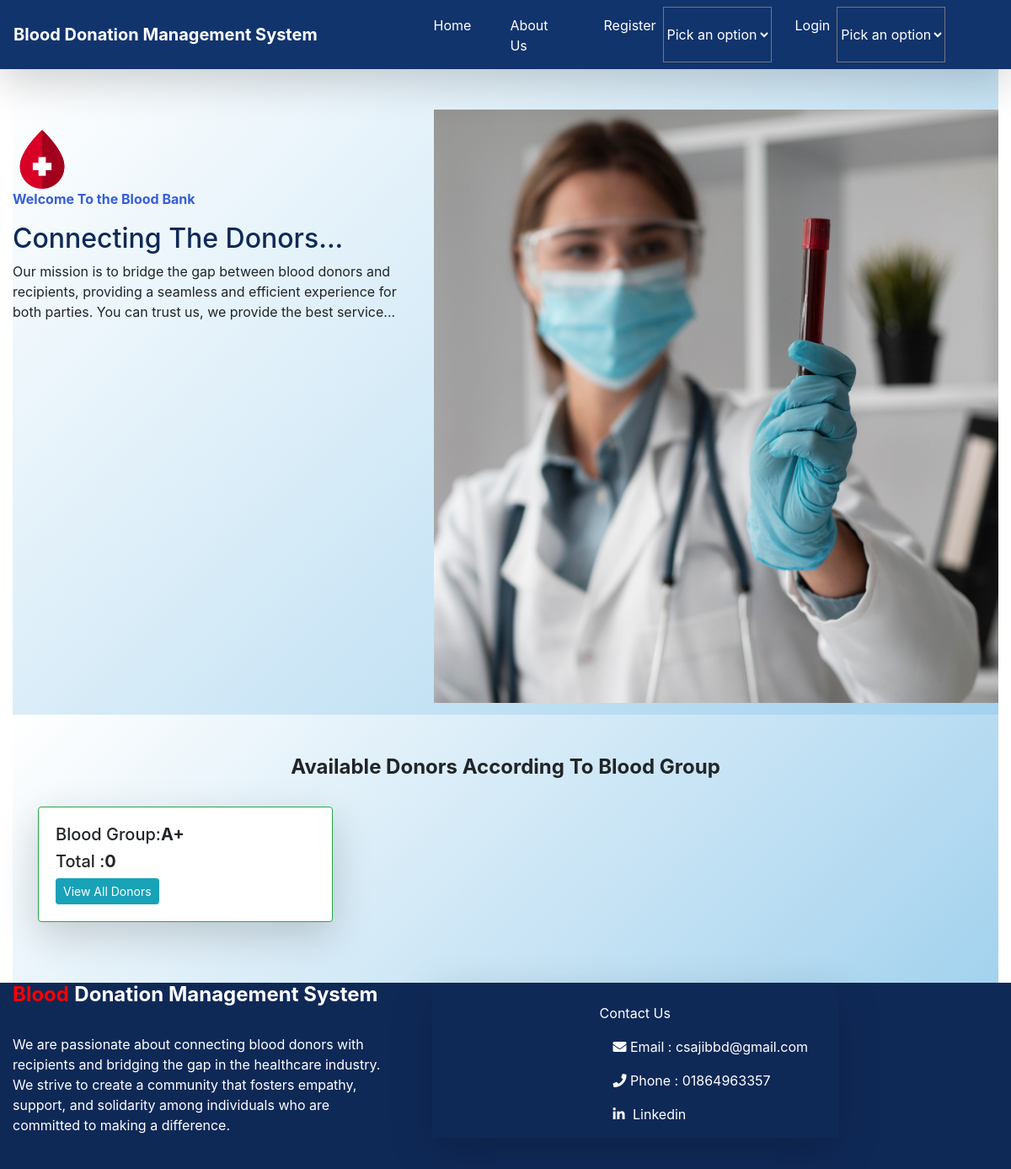
Before: / with the older database file.
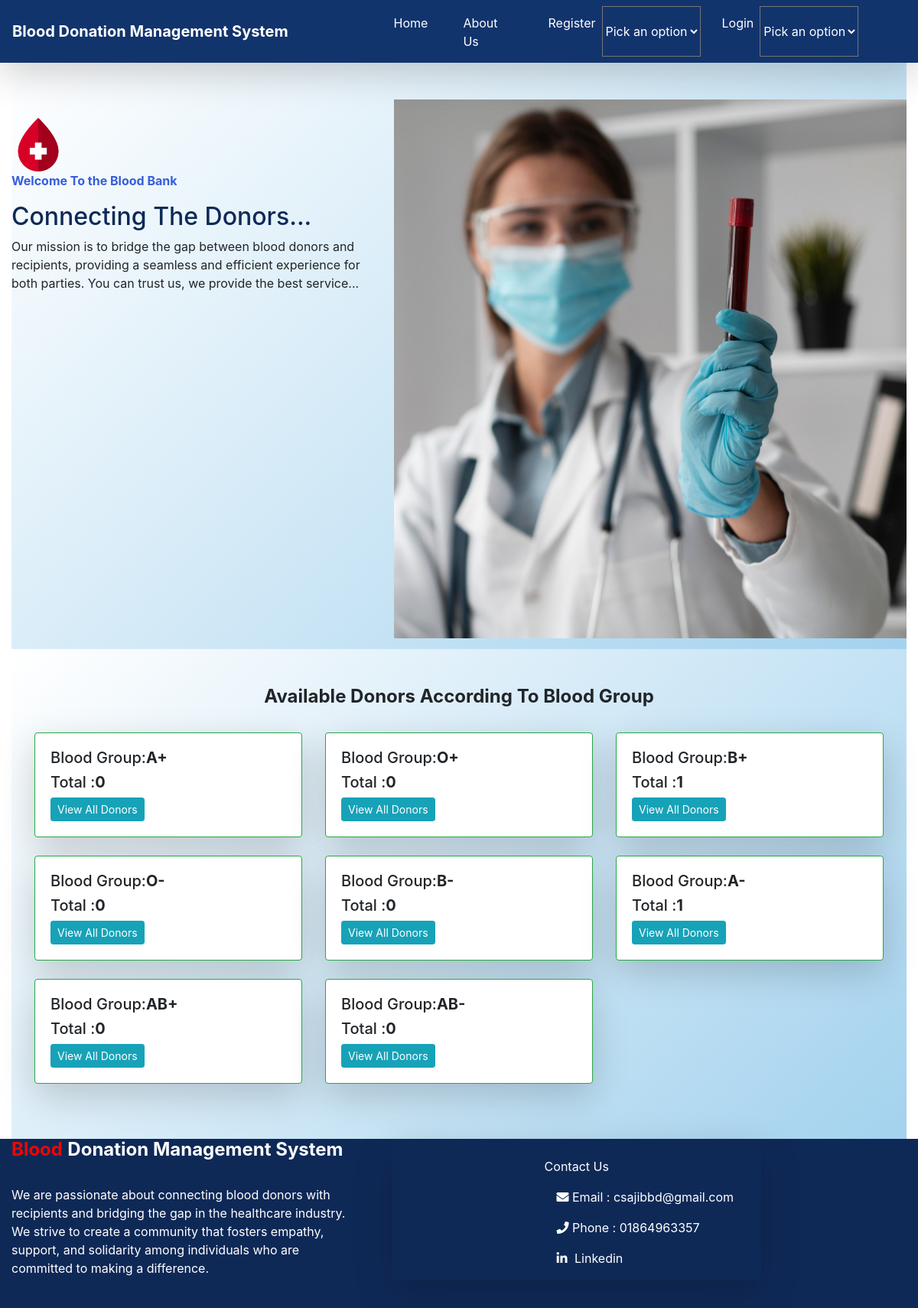
After: the same page with the newer database file.
### home/models.py (models this page shows, shortened)
class BloodGroup(models.Model):
    name = models.CharField(max_length=5)

### home/views.py (the view)
# urls.py: path("", views.index, name="index"),
def index(request):
    all_group = BloodGroup.objects.annotate(total=Count('donor'))
    return render(request, "index.html", {'all_group':all_group})

### home/templates/index.html (shortened to what this page needs)
{% load static %}
<!DOCTYPE html>
<html lang="en">
<head>
  <link rel="stylesheet" href="https://cdnjs.cloudflare.com/ajax/libs/font-awesome/5.15.2/css/all.min.css"/>
  <link rel="stylesheet" href="https://stackpath.bootstrapcdn.com/bootstrap/4.5.0/css/bootstrap.min.css"
>
</head>
<body>
  <nav class="navbar navbar-expand-lg navbar-dark sticky-top shadow-lg">
    <a class="navbar-brand" style="color:"><strong>Blood Donation Management System</strong> </a>
    <div class="collapse navbar-collapse" id="navbarNavAltMarkup">
        <div class="container w-75">
        <div class="navbar-nav">
            <a class="nav-item nav-link active" href="/" style="color:white; margin:2px 30px 0px 0px">Home</a>
            <a class="nav-item nav-link active" href="/about_us/" style="color:white; margin:2px 30px 0px 0px">About Us</a>
            <label class="nav-item nav-link active" style="color:;margin:2px 0px 0px 20px" for="register">Register</label>
            <select id="register" style="background-color:hsl(218, 71%, 25%);color:white">
                <option value="" >Pick an option</option>
            </select>
            <label class="nav-item nav-link active" style="color:; margin:2px 0px 0px 20px" for="login">Login</label>
            <select id="login" style="background-color:hsl(218, 71%, 25%);color:white">
                <option value="">Pick an option</option>
            </select>
        </div>
    </div>
   </div>
</nav>
<div class="container-fluid">
  <div class="album py-5" style="background:linear-gradient(135deg, #ffffff, #a3d2ee);">
    <div class="row">
        <div class="col-md-5"><br>
            <img src="{% static 'image/blood-icon.png' %}" alt="ICON" width="70" height="70">
            <p style="color:hsl(225, 68%, 53%)"><strong>Welcome To the Blood Bank</strong></p>
            <h2 style="color:hsl(218, 71%, 20%);">Connecting The Donors...</h2>
            <p class="hero-text">
              Our mission is to bridge the gap between blood donors and recipients, providing a seamless and efficient experience for both parties.
              You can trust us,
              we provide the best service...
            </p>
          </div>
        <div class="col-md-7">
            <img src="{% static 'image/home.png' %}" alt="ICON" width="100%" height="105%">
        </div>
    </div>
  </div>
</div>
<div class="container-fluid">
  <div class="album py-5" style="background:linear-gradient(135deg, #ffffff, #a3d2ee);">
      <h4 class="text-center"><strong>Available Donors According To Blood Group</strong></h4><br>
      <div class="container">
          <div class="row">
           {% for i in all_group %}
           <div class="col-md-4">
              <div class="card mb-4 shadow-lg border-success">
              <div class="card-body">
              <h5 class="card-text">Blood Group:<strong>{{i.name}}</strong></h5>
              <h5 class="card-text">Total :<strong>{{i.total}}</strong></h5>
              <div class="d-flex justify-content-between align-items-center">
              <a href="/donors_list/{{i.id}}/" class="btn btn-sm btn-info">View All Donors</a>
              </div>
              </div>
              </div>
           </div>
          {% endfor %}
         </div>
      </div>
    </div>
  </div>
  <footer class="footer" style="background-color: hsl(218, 71%, 20%)" >
    <div class="footer-top section" >
      <div class="row">
        <div class="col-md-5">
          <div class="container" >
             <h4 Donation ><strong style="color:red">Blood</strong> <strong style="color:white">Donation Management System</strong></h4><br>
              <p style="color: white">
                We are passionate about connecting blood donors with recipients and bridging the gap in the healthcare industry.
                We strive to create a community that fosters empathy, support, and solidarity among individuals who are committed to making a difference.
              </p> <br>
          </div>
        </div>
        <div class="col-md-5">
          <div class="container shadow-lg">
              <br><p class="text-center" style="color: white"> Contact Us </p>
              <i class="fas fa-envelope" style="color: white;margin: 0px 0px 20px 200px"></i>
              <a style="color: white">Email : csajibbd@gmail.com</a>
              <i class="fas fa-phone" style="color: white;margin: 0px 0px 20px 200px"></i>
              <a style="color: white">Phone : 01864963357</a><br>
               <i class="fab fa-linkedin-in" style="color: white;margin: 0px 5px 20px 200px"></i>
              <a href="#" class="text-center" style="color: white">Linkedin</a><br>
          </div>
        </div>
    </div>
  </div>
  </footer>
</body>
</html>

Changed rows visible on the page:
added BloodGroup: name "O+", total "0"
added BloodGroup: name "B+", total "1"
added BloodGroup: name "O-", total "0"
added BloodGroup: name "B-", total "0"
added BloodGroup: name "A-", total "1"
added BloodGroup: name "AB+", total "0"
added BloodGroup: name "AB-", total "0"
